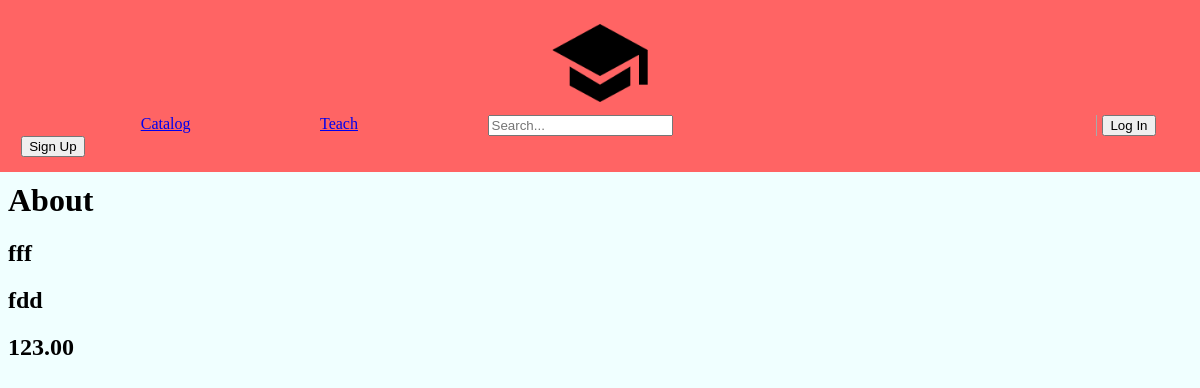
/15, run on the app's committed database.
### main/models.py (models this page shows, shortened)
class Course(models.Model):
    coursename = models.CharField(max_length=256, null=False)
    teacher = models.CharField(max_length=32, null=False)
    price = models.DecimalField(max_digits=8, decimal_places=2)

### main/views.py (the view)
# urls.py: path('<int:courseid>' , views.openC),
def openC(request,courseid):
    len = Course.objects.all().last().id
    if(courseid > len or courseid<1):
        return HttpResponse("ERROR")
    else:
        c = Course.objects.all().get(pk=courseid)
        name = c.coursename
        teacher = c.teacher
        price = c.price
        return render(request,'main/About.html',{
            'name':name,
            'teacher':teacher,
            'id':price,
        })

### main/templates/main/About.html (shortened to what this page needs)
{% include 'main/header.html' %}
<html lang="en">
<head>
</head>
<body>
<h1>About</h1>
        <h2>{{ name }}</h2>
        <h2>{{ teacher }}</h2>
        <h2>{{ id }}</h2>
</body>
</html>

### main/static/main/test.css (style rules this page uses)
body { background-color: azure; }

### data on the page
Course: coursename "fff", teacher "fdd", price "123.00"
